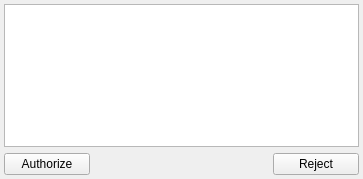
<?xml version="1.0" encoding="UTF-8"?>
<ui version="4.0">
 <class>authwidgetClass</class>
 <widget class="QWidget" name="authwidgetClass">
  <property name="geometry">
   <rect>
    <x>0</x>
    <y>0</y>
    <width>363</width>
    <height>179</height>
   </rect>
  </property>
  <property name="windowTitle">
   <string>Authorization request</string>
  </property>
  <layout class="QGridLayout" name="gridLayout">
   <property name="margin">
    <number>4</number>
   </property>
   <item row="0" column="0" colspan="4">
    <widget class="QTextBrowser" name="authTextBox"/>
   </item>
   <item row="1" column="0">
    <widget class="QPushButton" name="authButton">
     <property name="text">
      <string>Authorize</string>
     </property>
    </widget>
   </item>
   <item row="1" column="1" colspan="2">
    <spacer name="horizontalSpacer">
     <property name="orientation">
      <enum>Qt::Horizontal</enum>
     </property>
     <property name="sizeHint" stdset="0">
      <size>
       <width>40</width>
       <height>20</height>
      </size>
     </property>
    </spacer>
   </item>
   <item row="1" column="3">
    <widget class="QPushButton" name="rejectButton">
     <property name="text">
      <string>Reject</string>
     </property>
    </widget>
   </item>
  </layout>
 </widget>
 <layoutdefault spacing="6" margin="11"/>
 <resources/>
 <connections/>
</ui>
